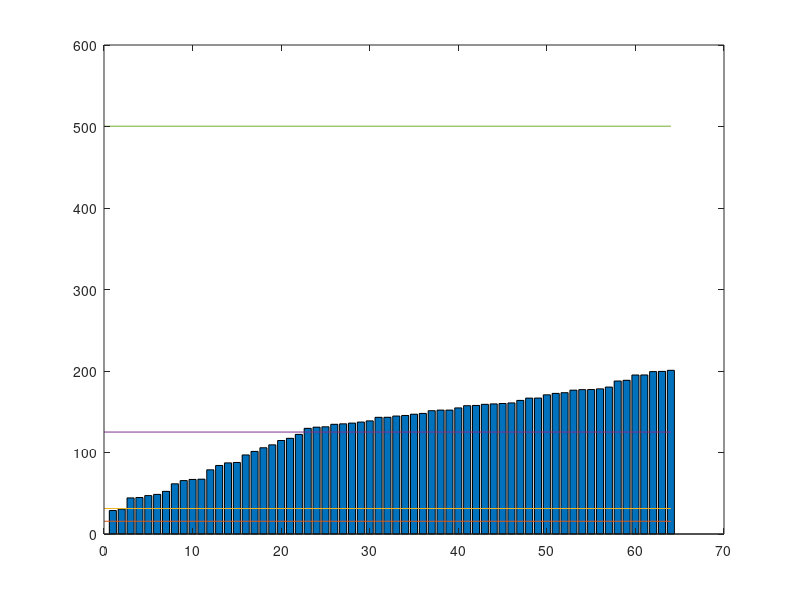
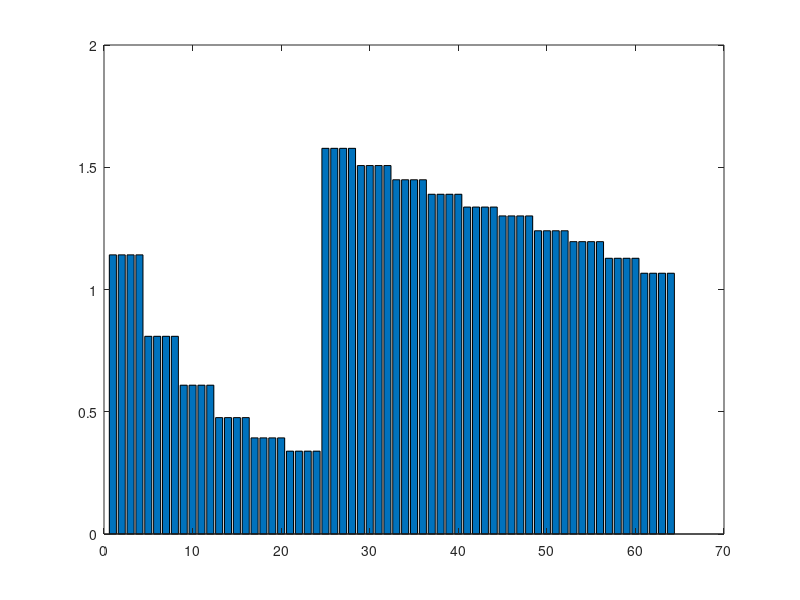

These figures' MATLAB source, in order:
%% Variable Power Variable Rate Adaptive Modulation OCDM
% Variable Power Variable Rate Block-wise Bit Loading OCDM using
% Multi-carrier Spreading 

clear; clc; close all;
%% Parameter Initialization
N=64; %Number of Subcarrier, assume always even 
L=4; %Channel Length
Block_Num=100; %Block Number
C=4; %Len Cyclic Prefix 
SNR=100;
P=N+C;
Q=4; %Size of subset \
V=1; %Channel Variance 
S=eye(N);
T=[S(2*N-P+1:N,:);S];
R=[zeros(N,P-N),eye(N)];
% M=2; %2-QAM (BPSK)
Pb=0.001;
N_var=1/sqrt(SNR);
K=-1.5/(log(5*Pb)); % Above Cutoff Fade Level Constraint
Power=64; %Total Power Constraint 
Power_avg=Power/N;
%% Matrix Initialization 
IFFT=zeros(N);
for a=1:N
    for b=1:N
        IFFT(a,b)=exp(1i*2*pi*(a-1)*(b-1)/N);
    end 
end
IFFT=IFFT*1/sqrt(N);
FFT=conj(IFFT);

DFnT0=zeros(Q);
if mod(Q,2)==0
    for m=1:Q
        for n=1:Q
            DFnT0(m,n)=sqrt(1/Q)*exp(-1i*pi/4)*exp(1i*pi*(m-n)^2/Q);
        end
    end
end
IDFnT0=DFnT0';
%% Initialize Channel Properties 
h=V*(1/sqrt(2*L))*(randn(1,L)+1i*randn(1,L));
H0=zeros(P); %Preallocating for speed, H0 is the P by P matrix have the (i,j)th entry h(i-j)
H1=zeros(P); %Preallocating for speed, H1 is the P by P matrix have the (i,j)th entry h(P+i-j)
a=1;
while a<P+1  %generate the channel matrces
    b=1;
    while b<P+1
        if a-b<0 || a-b>L-1
            H0(a,b)=0;
        else
            H0(a,b)=h(a-b+1);
        end
        if P+a-b<0 || P+a-b>L-1
            H1(a,b)=0;
        else
            H1(a,b)=h(P+a-b+1);
        end
        b=b+1;
    end
    a=a+1;
end
D=FFT*R*H0*T*IFFT;
%% Block-Wise Classification
D_img=sort(diag(abs(D)));
D_img=Power_avg*D_img/N_var^2;
D_avg=zeros(1,length(D_img)/Q);
for k=1:N/Q
    D_avg(k)=mean(D_img(4*k-3:4*k));
end
% D_avg=Power_avg*D_avg/N_var^2;
%% Sub-Carrier Classification 
y0=1; %Initialize Threshold and iteratively search for power balance
yk=y0/K;
Power_alloc=zeros(size(D_avg));
QAM_alloc=zeros(size(D_avg));
while abs(sum(Power_alloc)-Power/Q)>Power/Q/10   %Within 5% Accuracy
    for count=1:N/Q
        if (0<=D_avg(count)/yk) && (D_avg(count)/yk<2)
            Power_alloc(count)=0;
            QAM_alloc(count)=0;
        elseif (2<=D_avg(count)/yk) && (D_avg(count)/yk<4)
            Power_alloc(count)=Q*Power_avg*(1/(D_avg(count)*K));
            QAM_alloc(count)=2;
        elseif (4<=D_avg(count)/yk) && (D_avg(count)/yk<16)
            Power_alloc(count)=Q*Power_avg*(3/(D_avg(count)*K));
            QAM_alloc(count)=4;
        elseif (16<=D_avg(count)/yk) && (D_avg(count)/yk<64)
            Power_alloc(count)=Q*Power_avg*(15/(D_avg(count)*K));
            QAM_alloc(count)=16;
        else
            Power_alloc(count)=Q*Power_avg*(63/(D_avg(count)*K));
            QAM_alloc(count)=64;
        end
    end
    if sum(Power_alloc)>Power/Q+Power/Q/10
        yk=yk+0.0001;
    elseif sum(Power_alloc)<Power/Q-Power/Q/10
        yk=yk-0.0001;
    else
        yk=yk;
    end
    yk
    sum(Power_alloc)
end
%% Expanding Power and QAM Allocation 
Power_alloc2=zeros(size(D_img));
QAM_alloc2=zeros(size(D_img));
for k=1:N/Q
    Power_alloc2(4*k-3:4*k)=Power_alloc(k);
    QAM_alloc2(4*k-3:4*k)=QAM_alloc(k);
end
bar(D_img)
hold on;
plot([0,64],[2*yk,2*yk])
plot([0,64],[4*yk,4*yk])
plot([0,64],[16*yk,16*yk])
plot([0,64],[64*yk,64*yk])
figure
bar(Power_alloc2)
sum(Power_alloc)
%% Bit Generation 
Total_Bits=0;
for i=1:N
    if QAM_alloc2(i)~=0
        Total_Bits=Total_Bits+log2(QAM_alloc2(i));
    end
end
%% Adaptive Modulation
Nonz=nnz(QAM_alloc2);
Symbols=zeros(N,1,Block_Num);
Bits=randi(0:1,[1,Total_Bits*Block_Num]);
Index=1;
for count=1:Block_Num
    for i=1:N
        if QAM_alloc2(i)==0
            Symbols(i,:,count)=0;
        elseif QAM_alloc2(i)==2
            B=bin2dec(num2str(Bits(Index)));
            Symbols(i,:,count)=qammod(B,2);
            Index=Index+1;
        elseif QAM_alloc2(i)==4
            B=bin2dec(num2str(Bits(Index:Index+1)));
            Symbols(i,:,count)=qammod(B,4)*sqrt(0.5);
            Index=Index+2;
        elseif QAM_alloc2(i)==16
            B=bin2dec(num2str(Bits(Index:Index+3)));
            Symbols(i,:,count)=qammod(B,16)*sqrt(1/10);
            Index=Index+4;
        else
            B=bin2dec(num2str(Bits(Index:Index+5)));
            Symbols(i,:,count)=qammod(B,64)*sqrt(1/42);
            Index=Index+6;
        end
    end
end
%% Power Adaptation 
Symbols=Power_alloc2.*Symbols;
%% Multi-Carrier Spreading
Symbols2=zeros(size(Symbols));
for count=1:Block_Num
    Index=1;
    for a=1:N/Q
        Tu=zeros(Q,N);
        for b=1:Q
            for c=1:N
                if c==Index
                    Tu(b,c)=1;
                else
                    Tu(b,c)=0;
                end
            end
            Index=Index+1;
        end
        Symbols2(:,:,count)=Symbols2(:,:,count)+Tu.'*IDFnT0*Symbols(Index-Q:Index-1,:,count);
    end
end
%% Channel
nr=randn(N,1,Block_Num);
ni=randn(N,1,Block_Num);
Noise=(sqrt(2)/2)*(nr+1i*ni);
Symbols3=zeros(size(Symbols2));
for count=1:Block_Num
    Symbols3(:,:,count)=D*Symbols2(:,:,count)+N_var*Noise(:,:,count);
end
%% Despreading 
Symbols4=zeros(size(Symbols3));
G=pinv(D); %Composite Equalization Matrix
for count=1:Block_Num
    Index=1;
    for a=1:N/Q
        Tu=zeros(Q,N);
        for b=1:Q
            for c=1:N
                if c==Index
                    Tu(b,c)=1;
                else
                    Tu(b,c)=0;
                end
            end
            Index=Index+1;
        end
        Symbols4(Index-Q:Index-1,:,count)=DFnT0*G(Index-Q:Index-1,Index-Q:Index-1)*Tu*Symbols3(:,:,count);
    end
end
%% Preparation for calculating BER per subcarrier

%% Demodulation
Bitsre=zeros(size(Bits));
Index=0;
Symbols4=Symbols4./Power_alloc2;
Error_subcarrier=zeros(1,64);
for count=1:Block_Num
    for i=1:N
        if QAM_alloc2(i)==2
            A=qamdemod(Symbols4(i,:,count),2);
            dec=dec2bin(A,1);
            for n=1:length(dec)
                Bitsre(Index+n)=str2double(dec(n));
                if Bitsre(Index+n)~=Bits(Index+n)
                    Error_subcarrier(1,i)=Error_subcarrier(1,i)+1;
                end
            end            
            Index=Index+1;
        elseif QAM_alloc2(i)==4
            A=qamdemod(Symbols4(i,:,count)/sqrt(1/2),4);
            dec=dec2bin(A,2);
            for n=1:length(dec)
                Bitsre(Index+n)=str2double(dec(n));
                if Bitsre(Index+n)~=Bits(Index+n)
                    Error_subcarrier(1,i)=Error_subcarrier(1,i)+1;
                end
            end
            Index=Index+2;
        elseif QAM_alloc2(i)==16
            A=qamdemod(Symbols4(i,:,count)/sqrt(1/10),16);
            dec=dec2bin(A,4);
            for n=1:length(dec)
                Bitsre(Index+n)=str2double(dec(n));
                if Bitsre(Index+n)~=Bits(Index+n)
                    Error_subcarrier(1,i)=Error_subcarrier(1,i)+1;
                end
            end
            Index=Index+4;
        elseif QAM_alloc2(i)==64
            A=qamdemod(Symbols4(i,:,count)/sqrt(1/42),64);
            dec=dec2bin(A,6);
            for n=1:length(dec)
                Bitsre(Index+n)=str2double(dec(n));
                if Bitsre(Index+n)~=Bits(Index+n)
                    Error_subcarrier(1,i)=Error_subcarrier(1,i)+1;
                end
            end
            Index=Index+6;
        else
            disp('')
        end
    end
end
%% Count Error Per Subcarrier
Error_rate_subcarrier=zeros(1,64);
for i=1:N
    Error_rate_subcarrier(i)=Error_subcarrier(i)/(Block_Num*log2(QAM_alloc2(i)));
end
%% Error Counting 
Error=sum(Bitsre~=Bits);
Error_rate=Error/length(Bits);
%% Capacity Calculation 
C_Nonadaptation=log2(2);
C_Adaptation=0;
for i=1:N
    if QAM_alloc2(i)==2
        C_Adaptation=C_Adaptation+log2(2)/N;
    elseif QAM_alloc2(i)==4
        C_Adaptation=C_Adaptation+log2(4)/N;
    elseif QAM_alloc2(i)==16
        C_Adaptation=C_Adaptation+log2(16)/N;
    elseif QAM_alloc2(i)==64
        C_Adaptation=C_Adaptation+log2(64)/N;
    else
        disp('')
    end
end
Effective_SNR=Power_alloc2.*D_img/N_var^2;
PowerK=sum(1/yk-1./D_img);

























